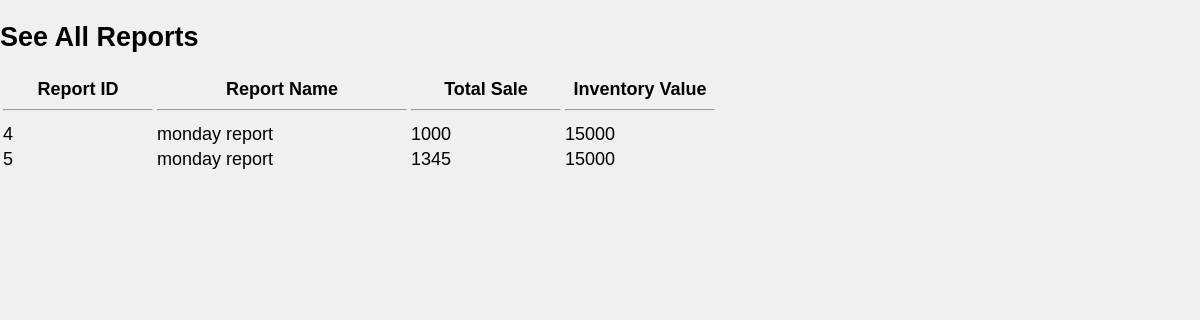
The app's page /viewreport.php with its own data.
### tables this page shows
CREATE TABLE `report` (
  `report_id` int(11) NOT NULL,
  `reportname` varchar(50) NOT NULL,
  `totalsale` int(11) NOT NULL,
  `inventoryvalue` int(11) NOT NULL,
  `reorder` varchar(50) NOT NULL
);

### viewreport.php (the view, shortened to what this page needs)
<!DOCTYPE html>
<html lang="en">
<head>
</head>
<body>
    <?php
    $link = mysqli_connect("localhost", "root", "", "loginsystem");
    ?>
    <h2>See All Reports</h2>
    <table>
        <tr>
            <th width="150px">Report ID<br><hr></th>
            <th width="250px">Report Name<br><hr></th>
            <th width="150px"> Total Sale<br><hr></th>
            <th width="150px">Inventory Value<br><hr></th>
        </tr>
        <?php
        $sql = mysqli_query($link, "SELECT report_id, reportname, totalsale, inventoryvalue FROM `report`");
        while ($row = $sql->fetch_assoc()) {
            echo "<tr>
                <td>{$row['report_id']}</td>
                <td>{$row['reportname']}</td>
                <td>{$row['totalsale']}</td>
                <td>{$row['inventoryvalue']}</td>
            </tr>";
        }
        ?>
    </table>
</body>
</html>

### viewreport.php (style rules this page uses)
body { background-color: #f0f0f0; font-family: Arial, Helvetica, sans-serif; margin: 0; padding: 0; font-size: 18px; }

### records on screen
report: report_id "4", reportname "monday report", totalsale "1000", inventoryvalue "15000"
report: report_id "5", reportname "monday report", totalsale "1345", inventoryvalue "15000"
